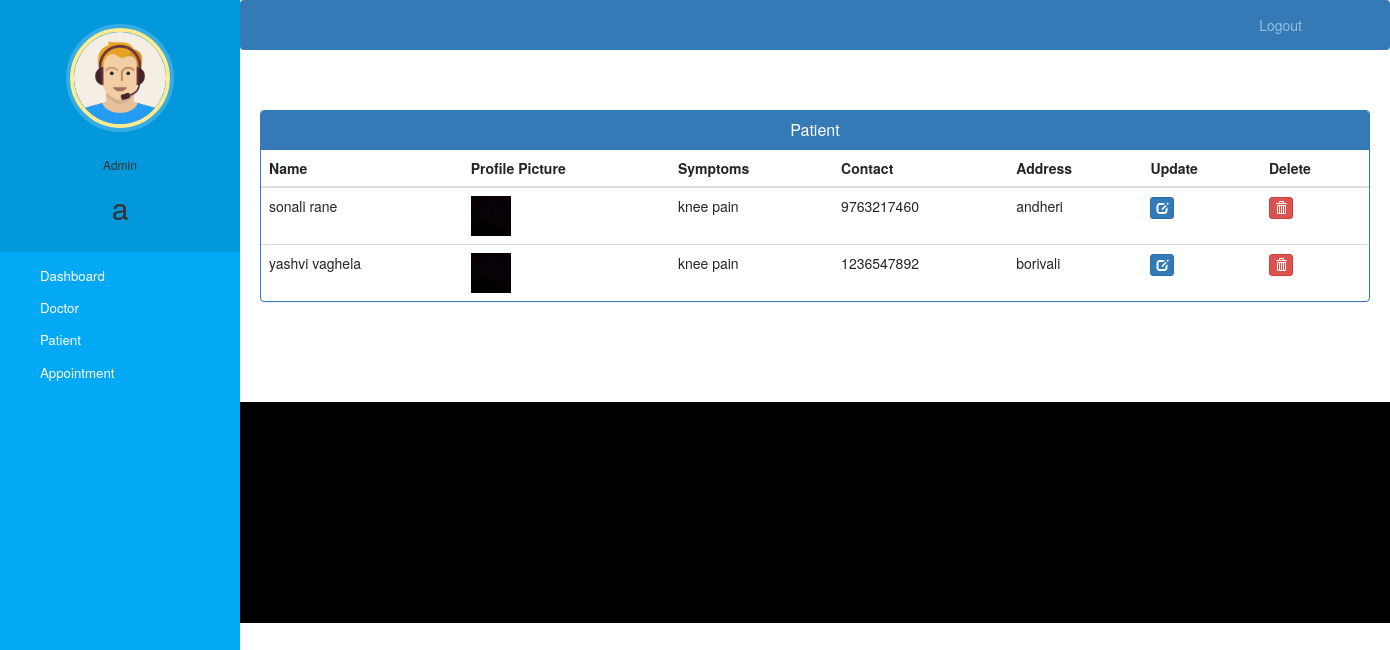
The page /admin-view-patient (signed in) on the database its author committed.
### hospital/models.py (models this page shows, shortened)
class Patient(models.Model):
    user=models.OneToOneField(User,on_delete=models.CASCADE)
    profile_pic= models.ImageField(upload_to='profile_pic/PatientProfilePic/',null=True,blank=True)
    address = models.CharField(max_length=40)
    mobile = models.CharField(max_length=20,null=False)
    symptoms = models.CharField(max_length=100,null=False)
    assignedDoctorId = models.PositiveIntegerField(null=True)
    admitDate=models.DateField(auto_now=True)
    status=models.BooleanField(default=False)
    @property
    def get_name(self):
        return self.user.first_name+" "+self.user.last_name

### hospital/views.py (the view)
# urls.py: path('admin-view-patient', views.admin_view_patient_view,name='admin-view-patient'),
@login_required(login_url='adminlogin')
@user_passes_test(is_admin)
def admin_view_patient_view(request):
    patients=models.Patient.objects.all().filter(status=True)
    return render(request,'hospital/admin_view_patient.html',{'patients':patients})

### hospital/views.py (called while the page is built)
def is_admin(user):
    return user.groups.filter(name='ADMIN').exists()

### templates/hospital/admin_view_patient.html (shortened to what this page needs)
{% extends 'hospital/admin_base.html' %}
{% block content %}
{%load static%}
<head>
  <link href="//netdna.bootstrapcdn.com/bootstrap/3.0.0/css/bootstrap.min.css" rel="stylesheet" id="bootstrap-css">
</head>
<div class="container">
  <div class="panel panel-primary">
    <div class="panel-heading">
      <h6 class="panel-title">Patient</h6>
    </div>
    <table class="table table-hover" id="dev-table">
      <thead>
        <tr>
          <th>Name</th>
          <th>Profile Picture</th>
          <th>Symptoms</th>
          <th>Contact</th>
          <th>Address</th>
          <th>Update</th>
          <th>Delete</th>
        </tr>
      </thead>
      {% for p in patients %}
      <tr>
        <td> {{p.get_name}}</td>
        <td> <img src="{% static p.profile_pic.url %}" alt="Profile Pic" height="40px" width="40px" /></td>
        <td>{{p.symptoms}}</td>
        <td>{{p.mobile}}</td>
        <td>{{p.address}}</td>
        <td><a class="btn btn-primary btn-xs" href="{% url 'update-patient' p.id  %}"><span class="glyphicon glyphicon-edit"></span></a></td>
        <td><a class="btn btn-danger btn-xs" href="{% url 'delete-patient-from-hospital' p.id  %}"><span class="glyphicon glyphicon-trash"></span></a></td>
      </tr>
      {% endfor %}
    </table>
  </div>
</div>
{% endblock content %}

### templates/hospital/admin_base.html (shortened to what this page needs)
<!DOCTYPE html>
{% load static %}
<html lang="en">
<head>
  <link rel="stylesheet" href="https://stackpath.bootstrapcdn.com/bootstrap/4.3.1/css/bootstrap.min.css">
  <link rel="stylesheet" href="https://maxcdn.bootstrapcdn.com/font-awesome/4.7.0/css/font-awesome.min.css">
  <link rel="stylesheet" href="{% static '/style.css' %}">
</head>
<body>
  <nav class="menu" tabindex="0">
    <header class="avatar">
      <img src="{% static "images/adminpropic.png" %}" />
      <br><br>
      <h6>Admin</h6>
      <h2>{{request.user.first_name}}</h2>
    </header>
    <ul>
      <li tabindex="0" class="icon-dashboard"> <a style="color:white; text-decoration:none;" href="/admin-dashboard"><span>Dashboard</span></a> </li>
      <li tabindex="0" class="icon-customers"> <a style="color:white; text-decoration:none;" href="/admin-doctor"><span>Doctor</span></a></li>
      <li tabindex="0" class="icon-users"> <a style="color:white; text-decoration:none;" href="/admin-patient"><span>Patient</span></a></li>
      <li tabindex="0" class="icon-calendar"> <a style="color:white; text-decoration:none;" href="/admin-appointment"><span>Appointment</span></a></li>
    </ul>
  </nav>
  <main>
    <div class="bs-example">
      <nav class="navbar navbar-expand-md  navbar-dark fixed-top" style="background:#337AB7;">
        <div class="collapse navbar-collapse justify-content-between" id="navbarCollapse">
          <div class="navbar-nav" style=" margin-left: 90%;">
            <a href="/logout" class="nav-item nav-link">Logout</a>
          </div>
        </div>
      </nav>
    </div>
    <br><br>
    {% block content %}
    {% endblock content %}
    <br><br><br><br>
    <footer>
      <br>
      <div class="container">
        <div class="row">
          <div class="col-md-12 col-sm-12">
          </div>
        </div>
      </div>
    </footer>
  </main>
</body>
</html>

### static/style.css (style rules this page uses)
body { padding-left: 240px; }
main { position: relative; height: 100vh; }
.menu { background: #5bc995; height: 100vh; width: 240px; position: fixed; top: 0px; left: 0; z-index: 5; outline: none; }
.menu .avatar { background: rgba(0, 0, 0, 0.1); padding: 2em 0.5em; text-align: center; }
.menu .avatar img { width: 100px; border-radius: 50%; overflow: hidden; border: 4px solid #ffea92; box-shadow: 0 0 0 4px rgba(255, 255, 255, 0.2); }
.menu .avatar h2 { font-weight: normal; margin-bottom: 0; }
.menu ul { list-style: none; padding: 0.5em 0; margin: 0; }
.menu ul li { padding: 0.5em 1em 0.5em 3em; font-size: 0.95em; font-weight: regular; background-repeat: no-repeat; background-position: left 15px center; background-size: auto 20px; transition: all 0.15s linear; cursor: pointer; }
.menu ul li.icon-dashboard { background-image: url("http://www.entypo.com/images//gauge.svg"); }
.menu ul li.icon-customers { background-image: url("http://www.entypo.com/images//briefcase.svg"); }
.menu ul li.icon-users { background-image: url("http://www.entypo.com/images//users.svg"); }
.menu ul li.icon-calendar { background-image: url("http://www.entypo.com/images//calendar.svg"); }

### templates/hospital/admin_base.html (style rules this page uses)
a:link { text-decoration: none; }
a { color: white; }
footer { padding: 0px 0px 0px 0px; background-color: black; margin: 0px; }
body { padding-left: 240px; }
main { position: relative; height: 100vh; }
.menu { background: #03a9f4; height: 100vh; width: 240px; position: fixed; top: 0px; left: 0; z-index: 5; outline: none; }
.menu .avatar { background: rgba(0, 0, 0, 0.1); padding: 2em 0.5em; text-align: center; }
.menu .avatar img { width: 100px; border-radius: 50%; overflow: hidden; border: 4px solid #ffea92; box-shadow: 0 0 0 4px rgba(255, 255, 255, 0.2); }
.menu .avatar h2 { font-weight: normal; margin-bottom: 0; }
.menu ul { list-style: none; padding: 0.5em 0; margin: 0; }
.menu ul li { padding: 0.5em 1em 0.5em 3em; font-size: 0.95em; font-weight: regular; background-repeat: no-repeat; background-position: left 15px center; background-size: auto 20px; transition: all 0.15s linear; cursor: pointer; }
.menu ul li.icon-dashboard { background-image: url("http://www.entypo.com/images//gauge.svg"); }
.menu ul li.icon-customers { background-image: url("http://www.entypo.com/images//briefcase.svg"); }
.menu ul li.icon-users { background-image: url("http://www.entypo.com/images//users.svg"); }
.menu ul li.icon-calendar { background-image: url("http://www.entypo.com/images//calendar.svg"); }

### templates/hospital/admin_view_patient.html (style rules this page uses)
a:link { text-decoration: none; }
h6 { text-align: center; }
.row { margin: 100px; }

### rows shown on the page
Patient: get_name "sonali rane", profile_pic (picture), symptoms "knee pain", mobile "9763217460", address "andheri"
Patient: get_name "yashvi vaghela", profile_pic (picture), symptoms "knee pain", mobile "1236547892", address "borivali"

### other values the page prints
{{ request.user.first_name }} "a"
